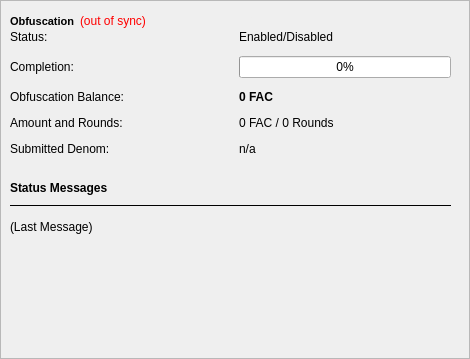
        <widget class="QFrame" name="frameObfuscation">
         <property name="minimumSize">
          <size>
           <width>0</width>
           <height>350</height>
          </size>
         </property>
         <property name="layoutDirection">
          <enum>Qt::LeftToRight</enum>
         </property>
         <property name="frameShape">
          <enum>QFrame::StyledPanel</enum>
         </property>
         <property name="frameShadow">
          <enum>QFrame::Raised</enum>
         </property>
         <widget class="QWidget" name="formLayoutWidget">
          <property name="geometry">
           <rect>
            <x>10</x>
            <y>30</y>
            <width>441</width>
            <height>135</height>
           </rect>
          </property>
          <layout class="QFormLayout" name="obfuscationStatusLayout">
           <property name="fieldGrowthPolicy">
            <enum>QFormLayout::AllNonFixedFieldsGrow</enum>
           </property>
           <property name="horizontalSpacing">
            <number>115</number>
           </property>
           <property name="verticalSpacing">
            <number>12</number>
           </property>
           <item row="0" column="0">
            <widget class="QLabel" name="label_6">
             <property name="font">
              <font>
               <weight>50</weight>
               <bold>false</bold>
              </font>
             </property>
             <property name="text">
              <string>Status:</string>
             </property>
            </widget>
           </item>
           <item row="0" column="1">
            <widget class="QLabel" name="obfuscationEnabled">
             <property name="font">
              <font>
               <weight>50</weight>
               <bold>false</bold>
              </font>
             </property>
             <property name="text">
              <string>Enabled/Disabled</string>
             </property>
            </widget>
           </item>
           <item row="1" column="0">
            <widget class="QLabel" name="label_7">
             <property name="font">
              <font>
               <weight>50</weight>
               <bold>false</bold>
              </font>
             </property>
             <property name="text">
              <string>Completion:</string>
             </property>
             <property name="alignment">
              <set>Qt::AlignLeading|Qt::AlignLeft|Qt::AlignVCenter</set>
             </property>
            </widget>
           </item>
           <item row="1" column="1">
            <widget class="QProgressBar" name="obfuscationProgress">
             <property name="enabled">
              <bool>true</bool>
             </property>
             <property name="minimumSize">
              <size>
               <width>154</width>
               <height>0</height>
              </size>
             </property>
             <property name="maximumSize">
              <size>
               <width>220</width>
               <height>16777215</height>
              </size>
             </property>
             <property name="font">
              <font>
               <weight>50</weight>
               <bold>false</bold>
              </font>
             </property>
             <property name="value">
              <number>0</number>
             </property>
             <property name="alignment">
              <set>Qt::AlignCenter</set>
             </property>
             <property name="invertedAppearance">
              <bool>false</bool>
             </property>
            </widget>
           </item>
           <item row="2" column="0">
            <widget class="QLabel" name="labelAnonymizedText">
             <property name="font">
              <font>
               <weight>50</weight>
               <bold>false</bold>
              </font>
             </property>
             <property name="text">
              <string>Obfuscation Balance:</string>
             </property>
            </widget>
           </item>
           <item row="2" column="1">
            <widget class="QLabel" name="labelAnonymized">
             <property name="font">
              <font>
               <weight>75</weight>
               <bold>true</bold>
              </font>
             </property>
             <property name="text">
              <string notr="true">0 FAC</string>
             </property>
            </widget>
           </item>
           <item row="3" column="0">
            <widget class="QLabel" name="label_8">
             <property name="font">
              <font>
               <weight>50</weight>
               <bold>false</bold>
              </font>
             </property>
             <property name="text">
              <string>Amount and Rounds:</string>
             </property>
            </widget>
           </item>
           <item row="3" column="1">
            <widget class="QLabel" name="labelAmountRounds">
             <property name="font">
              <font>
               <weight>50</weight>
               <bold>false</bold>
              </font>
             </property>
             <property name="text">
              <string>0 FAC / 0 Rounds</string>
             </property>
            </widget>
           </item>
           <item row="4" column="0">
            <widget class="QLabel" name="label_9">
             <property name="font">
              <font>
               <weight>50</weight>
               <bold>false</bold>
              </font>
             </property>
             <property name="text">
              <string>Submitted Denom:</string>
             </property>
            </widget>
           </item>
           <item row="4" column="1">
            <widget class="QLabel" name="labelSubmittedDenom">
             <property name="font">
              <font>
               <weight>50</weight>
               <bold>false</bold>
              </font>
             </property>
             <property name="toolTip">
              <string>The denominations you submitted to the Masternode.&lt;br&gt;To mix, other users must submit the exact same denominations.</string>
             </property>
             <property name="text">
              <string>n/a</string>
             </property>
            </widget>
           </item>
          </layout>
         </widget>
         <widget class="QtMaterialFlatButton" name="runAutoDenom" native="true">
          <property name="geometry">
           <rect>
            <x>251</x>
            <y>17</y>
            <width>1</width>
            <height>1</height>
           </rect>
          </property>
          <property name="palette">
           <palette>
            <active>
             <colorrole role="WindowText">
              <brush brushstyle="SolidPattern">
               <color alpha="255">
                <red>0</red>
                <green>0</green>
                <blue>0</blue>
               </color>
              </brush>
             </colorrole>
             <colorrole role="Button">
              <brush brushstyle="SolidPattern">
               <color alpha="255">
                <red>239</red>
                <green>238</green>
                <blue>238</blue>
               </color>
              </brush>
             </colorrole>
             <colorrole role="Light">
              <brush brushstyle="SolidPattern">
               <color alpha="255">
                <red>255</red>
                <green>255</green>
                <blue>255</blue>
               </color>
              </brush>
             </colorrole>
             <colorrole role="Midlight">
              <brush brushstyle="SolidPattern">
               <color alpha="255">
                <red>247</red>
                <green>246</green>
                <blue>246</blue>
               </color>
              </brush>
             </colorrole>
             <colorrole role="Dark">
              <brush brushstyle="SolidPattern">
               <color alpha="255">
                <red>119</red>
                <green>119</green>
                <blue>119</blue>
               </color>
              </brush>
             </colorrole>
             <colorrole role="Mid">
              <brush brushstyle="SolidPattern">
               <color alpha="255">
                <red>159</red>
                <green>159</green>
                <blue>159</blue>
               </color>
              </brush>
             </colorrole>
             <colorrole role="Text">
              <brush brushstyle="SolidPattern">
               <color alpha="255">
                <red>0</red>
                <green>0</green>
                <blue>0</blue>
               </color>
              </brush>
             </colorrole>
             <colorrole role="BrightText">
              <brush brushstyle="SolidPattern">
               <color alpha="255">
                <red>255</red>
                <green>255</green>
                <blue>255</blue>
               </color>
              </brush>
             </colorrole>
             <colorrole role="ButtonText">
              <brush brushstyle="SolidPattern">
               <color alpha="255">
                <red>0</red>
                <green>0</green>
                <blue>0</blue>
               </color>
              </brush>
             </colorrole>
             <colorrole role="Base">
              <brush brushstyle="SolidPattern">
               <color alpha="255">
                <red>255</red>
                <green>255</green>
                <blue>255</blue>
               </color>
              </brush>
             </colorrole>
             <colorrole role="Window">
              <brush brushstyle="SolidPattern">
               <color alpha="255">
                <red>239</red>
                <green>238</green>
                <blue>238</blue>
               </color>
              </brush>
             </colorrole>
             <colorrole role="Shadow">
              <brush brushstyle="SolidPattern">
               <color alpha="255">
                <red>0</red>
                <green>0</green>
                <blue>0</blue>
               </color>
              </brush>
             </colorrole>
             <colorrole role="AlternateBase">
              <brush brushstyle="SolidPattern">
               <color alpha="255">
                <red>247</red>
                <green>246</green>
                <blue>246</blue>
               </color>
              </brush>
             </colorrole>
             <colorrole role="ToolTipBase">
              <brush brushstyle="SolidPattern">
               <color alpha="255">
                <red>255</red>
                <green>255</green>
                <blue>220</blue>
               </color>
              </brush>
             </colorrole>
             <colorrole role="ToolTipText">
              <brush brushstyle="SolidPattern">
               <color alpha="255">
                <red>0</red>
                <green>0</green>
                <blue>0</blue>
               </color>
              </brush>
             </colorrole>
            </active>
            <inactive>
             <colorrole role="WindowText">
              <brush brushstyle="SolidPattern">
               <color alpha="255">
                <red>0</red>
                <green>0</green>
                <blue>0</blue>
               </color>
              </brush>
             </colorrole>
             <colorrole role="Button">
              <brush brushstyle="SolidPattern">
               <color alpha="255">
                <red>239</red>
                <green>238</green>
                <blue>238</blue>
               </color>
              </brush>
             </colorrole>
             <colorrole role="Light">
              <brush brushstyle="SolidPattern">
               <color alpha="255">
                <red>255</red>
                <green>255</green>
                <blue>255</blue>
               </color>
              </brush>
             </colorrole>
             <colorrole role="Midlight">
              <brush brushstyle="SolidPattern">
               <color alpha="255">
                <red>247</red>
                <green>246</green>
                <blue>246</blue>
               </color>
              </brush>
             </colorrole>
             <colorrole role="Dark">
              <brush brushstyle="SolidPattern">
               <color alpha="255">
                <red>119</red>
                <green>119</green>
                <blue>119</blue>
               </color>
              </brush>
             </colorrole>
             <colorrole role="Mid">
              <brush brushstyle="SolidPattern">
               <color alpha="255">
                <red>159</red>
                <green>159</green>
                <blue>159</blue>
               </color>
              </brush>
             </colorrole>
             <colorrole role="Text">
              <brush brushstyle="SolidPattern">
               <color alpha="255">
                <red>0</red>
                <green>0</green>
                <blue>0</blue>
               </color>
              </brush>
             </colorrole>
             <colorrole role="BrightText">
              <brush brushstyle="SolidPattern">
               <color alpha="255">
                <red>255</red>
                <green>255</green>
                <blue>255</blue>
               </color>
              </brush>
             </colorrole>
             <colorrole role="ButtonText">
              <brush brushstyle="SolidPattern">
               <color alpha="255">
                <red>0</red>
                <green>0</green>
                <blue>0</blue>
               </color>
              </brush>
             </colorrole>
             <colorrole role="Base">
              <brush brushstyle="SolidPattern">
               <color alpha="255">
                <red>255</red>
                <green>255</green>
                <blue>255</blue>
               </color>
              </brush>
             </colorrole>
             <colorrole role="Window">
              <brush brushstyle="SolidPattern">
               <color alpha="255">
                <red>239</red>
                <green>238</green>
                <blue>238</blue>
               </color>
              </brush>
             </colorrole>
             <colorrole role="Shadow">
              <brush brushstyle="SolidPattern">
               <color alpha="255">
                <red>0</red>
                <green>0</green>
                <blue>0</blue>
               </color>
              </brush>
             </colorrole>
             <colorrole role="AlternateBase">
              <brush brushstyle="SolidPattern">
               <color alpha="255">
                <red>247</red>
                <green>246</green>
                <blue>246</blue>
               </color>
              </brush>
             </colorrole>
             <colorrole role="ToolTipBase">
              <brush brushstyle="SolidPattern">
               <color alpha="255">
                <red>255</red>
                <green>255</green>
                <blue>220</blue>
               </color>
              </brush>
             </colorrole>
             <colorrole role="ToolTipText">
              <brush brushstyle="SolidPattern">
               <color alpha="255">
                <red>0</red>
                <green>0</green>
                <blue>0</blue>
               </color>
              </brush>
             </colorrole>
            </inactive>
            <disabled>
             <colorrole role="WindowText">
              <brush brushstyle="SolidPattern">
               <color alpha="255">
                <red>119</red>
                <green>119</green>
                <blue>119</blue>
               </color>
              </brush>
             </colorrole>
             <colorrole role="Button">
              <brush brushstyle="SolidPattern">
               <color alpha="255">
                <red>239</red>
                <green>238</green>
                <blue>238</blue>
               </color>
              </brush>
             </colorrole>
             <colorrole role="Light">
              <brush brushstyle="SolidPattern">
               <color alpha="255">
                <red>255</red>
                <green>255</green>
                <blue>255</blue>
               </color>
              </brush>
             </colorrole>
             <colorrole role="Midlight">
              <brush brushstyle="SolidPattern">
               <color alpha="255">
                <red>247</red>
                <green>246</green>
                <blue>246</blue>
               </color>
              </brush>
             </colorrole>
             <colorrole role="Dark">
              <brush brushstyle="SolidPattern">
               <color alpha="255">
                <red>119</red>
                <green>119</green>
                <blue>119</blue>
               </color>
              </brush>
             </colorrole>
             <colorrole role="Mid">
              <brush brushstyle="SolidPattern">
               <color alpha="255">
                <red>159</red>
                <green>159</green>
                <blue>159</blue>
               </color>
              </brush>
             </colorrole>
             <colorrole role="Text">
              <brush brushstyle="SolidPattern">
               <color alpha="255">
                <red>119</red>
                <green>119</green>
                <blue>119</blue>
               </color>
              </brush>
             </colorrole>
             <colorrole role="BrightText">
              <brush brushstyle="SolidPattern">
               <color alpha="255">
                <red>255</red>
                <green>255</green>
                <blue>255</blue>
               </color>
              </brush>
             </colorrole>
             <colorrole role="ButtonText">
              <brush brushstyle="SolidPattern">
               <color alpha="255">
                <red>119</red>
                <green>119</green>
                <blue>119</blue>
               </color>
              </brush>
             </colorrole>
             <colorrole role="Base">
              <brush brushstyle="SolidPattern">
               <color alpha="255">
                <red>239</red>
                <green>238</green>
                <blue>238</blue>
               </color>
              </brush>
             </colorrole>
             <colorrole role="Window">
              <brush brushstyle="SolidPattern">
               <color alpha="255">
                <red>239</red>
                <green>238</green>
                <blue>238</blue>
               </color>
              </brush>
             </colorrole>
             <colorrole role="Shadow">
              <brush brushstyle="SolidPattern">
               <color alpha="255">
                <red>0</red>
                <green>0</green>
                <blue>0</blue>
               </color>
              </brush>
             </colorrole>
             <colorrole role="AlternateBase">
              <brush brushstyle="SolidPattern">
               <color alpha="255">
                <red>239</red>
                <green>238</green>
                <blue>238</blue>
               </color>
              </brush>
             </colorrole>
             <colorrole role="ToolTipBase">
              <brush brushstyle="SolidPattern">
               <color alpha="255">
                <red>255</red>
                <green>255</green>
                <blue>220</blue>
               </color>
              </brush>
             </colorrole>
             <colorrole role="ToolTipText">
              <brush brushstyle="SolidPattern">
               <color alpha="255">
                <red>0</red>
                <green>0</green>
                <blue>0</blue>
               </color>
              </brush>
             </colorrole>
            </disabled>
           </palette>
          </property>
          <property name="focusPolicy">
           <enum>Qt::NoFocus</enum>
          </property>
          <property name="autoFillBackground">
           <bool>true</bool>
          </property>
          <property name="text" stdset="0">
           <string/>
          </property>
          <property name="flat" stdset="0">
           <bool>true</bool>
          </property>
         </widget>
         <widget class="QtMaterialFlatButton" name="toggleObfuscation" native="true">
          <property name="geometry">
           <rect>
            <x>10</x>
            <y>270</y>
            <width>215</width>
            <height>35</height>
           </rect>
          </property>
          <property name="sizePolicy">
           <sizepolicy hsizetype="MinimumExpanding" vsizetype="Fixed">
            <horstretch>0</horstretch>
            <verstretch>0</verstretch>
           </sizepolicy>
          </property>
          <property name="text" stdset="0">
           <string>Start / Stop Obfuscation</string>
          </property>
         </widget>
         <widget class="Line" name="lineLastMessage">
          <property name="enabled">
           <bool>true</bool>
          </property>
          <property name="geometry">
           <rect>
            <x>10</x>
            <y>205</y>
            <width>441</width>
            <height>1</height>
           </rect>
          </property>
          <property name="frameShadow">
           <enum>QFrame::Plain</enum>
          </property>
          <property name="orientation">
           <enum>Qt::Horizontal</enum>
          </property>
         </widget>
         <widget class="QLabel" name="obfuscationStatus">
          <property name="geometry">
           <rect>
            <x>10</x>
            <y>220</y>
            <width>441</width>
            <height>43</height>
           </rect>
          </property>
          <property name="minimumSize">
           <size>
            <width>288</width>
            <height>43</height>
           </size>
          </property>
          <property name="text">
           <string>(Last Message)</string>
          </property>
          <property name="alignment">
           <set>Qt::AlignLeading|Qt::AlignLeft|Qt::AlignTop</set>
          </property>
          <property name="wordWrap">
           <bool>true</bool>
          </property>
         </widget>
         <widget class="QtMaterialFlatButton" name="obfuscationAuto" native="true">
          <property name="geometry">
           <rect>
            <x>10</x>
            <y>315</y>
            <width>215</width>
            <height>35</height>
           </rect>
          </property>
          <property name="sizePolicy">
           <sizepolicy hsizetype="MinimumExpanding" vsizetype="Fixed">
            <horstretch>0</horstretch>
            <verstretch>0</verstretch>
           </sizepolicy>
          </property>
          <property name="toolTip">
           <string>Try to manually submit a Obfuscation request.</string>
          </property>
          <property name="text" stdset="0">
           <string>Try Mix</string>
          </property>
         </widget>
         <widget class="QtMaterialFlatButton" name="obfuscationReset" native="true">
          <property name="geometry">
           <rect>
            <x>230</x>
            <y>315</y>
            <width>215</width>
            <height>35</height>
           </rect>
          </property>
          <property name="sizePolicy">
           <sizepolicy hsizetype="MinimumExpanding" vsizetype="Fixed">
            <horstretch>0</horstretch>
            <verstretch>0</verstretch>
           </sizepolicy>
          </property>
          <property name="toolTip">
           <string>Reset the current status of Obfuscation (can interrupt Obfuscation if it's in the process of Mixing, which can cost you money!)</string>
          </property>
          <property name="autoFillBackground">
           <bool>false</bool>
          </property>
          <property name="text" stdset="0">
           <string>Reset</string>
          </property>
         </widget>
         <widget class="QLabel" name="ObfuscationStatusTitle">
          <property name="geometry">
           <rect>
            <x>10</x>
            <y>180</y>
            <width>441</width>
            <height>16</height>
           </rect>
          </property>
          <property name="font">
           <font>
            <weight>75</weight>
            <bold>true</bold>
           </font>
          </property>
          <property name="text">
           <string>Status Messages</string>
          </property>
         </widget>
         <widget class="QtMaterialFlatButton" name="toggleStaking" native="true">
          <property name="geometry">
           <rect>
            <x>230</x>
            <y>270</y>
            <width>215</width>
            <height>35</height>
           </rect>
          </property>
          <property name="sizePolicy">
           <sizepolicy hsizetype="MinimumExpanding" vsizetype="Fixed">
            <horstretch>0</horstretch>
            <verstretch>0</verstretch>
           </sizepolicy>
          </property>
          <property name="text" stdset="0">
           <string>Enable Staking</string>
          </property>
         </widget>
         <widget class="QWidget" name="layoutWidget">
          <property name="geometry">
           <rect>
            <x>10</x>
            <y>10</y>
            <width>451</width>
            <height>22</height>
           </rect>
          </property>
          <layout class="QHBoxLayout" name="horizontalLayout_5">
           <property name="spacing">
            <number>5</number>
           </property>
           <item>
            <widget class="QLabel" name="ObfuscationTitle">
             <property name="font">
              <font>
               <pointsize>8</pointsize>
               <weight>75</weight>
               <bold>true</bold>
              </font>
             </property>
             <property name="text">
              <string>Obfuscation</string>
             </property>
            </widget>
           </item>
           <item>
            <widget class="QLabel" name="labelObfuscationSyncStatus">
             <property name="font">
              <font>
               <weight>50</weight>
               <bold>false</bold>
               <underline>false</underline>
               <strikeout>false</strikeout>
              </font>
             </property>
             <property name="toolTip">
              <string>The displayed information may be out of date. Your wallet automatically synchronizes with the Fac network after a connection is established, but this process has not completed yet.</string>
             </property>
             <property name="styleSheet">
              <string notr="true">QLabel { color: red; }</string>
             </property>
             <property name="text">
              <string notr="true">(out of sync)</string>
             </property>
             <property name="alignment">
              <set>Qt::AlignLeading|Qt::AlignLeft|Qt::AlignVCenter</set>
             </property>
            </widget>
           </item>
           <item>
            <spacer name="horizontalSpacer_4">
             <property name="orientation">
              <enum>Qt::Horizontal</enum>
             </property>
             <property name="sizeType">
              <enum>QSizePolicy::Expanding</enum>
             </property>
             <property name="sizeHint" stdset="0">
              <size>
               <width>30</width>
               <height>20</height>
              </size>
             </property>
            </spacer>
           </item>
          </layout>
         </widget>
        </widget>
